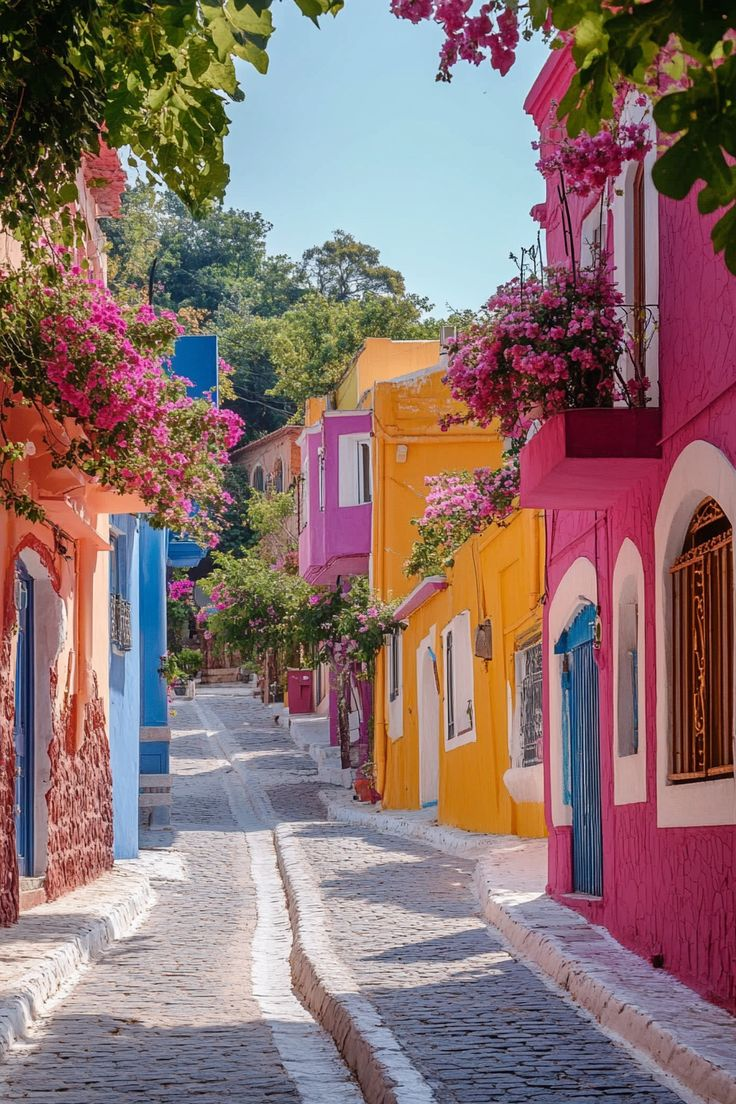
#> input picture Experiment 8 - Solutions by students/Colorful_Island.jpeg, 736 x 1104 px, given in place of the camera
$ jupyter execute solution8.ipynb   (text cells are left out)
#> lines starting #> are read from the running program, lines starting #| are printed output that depends on the picture; after the words box and inside, x2 and y2 are one past the last pixel; in counts of white or black regions, pixels touching at a corner belong together
[cell 1]
# Step 1 — Import Libraries and Initialize Video Source

import cv2
import numpy as np
import matplotlib.pyplot as plt

# Load video: use 0 for webcam or provide a path string (e.g., 'traffic.mp4')
video_source = 0
cap = cv2.VideoCapture(video_source)

ret, first_frame = cap.read()
#> first_frame is the input picture: shape (1104, 736, 3); mean B, G, R 111.4, 112.9, 137.7
if not ret:
    raise RuntimeError("Failed to load video stream. Check device index or file path.")

prev_gray = cv2.cvtColor(first_frame, cv2.COLOR_BGR2GRAY)
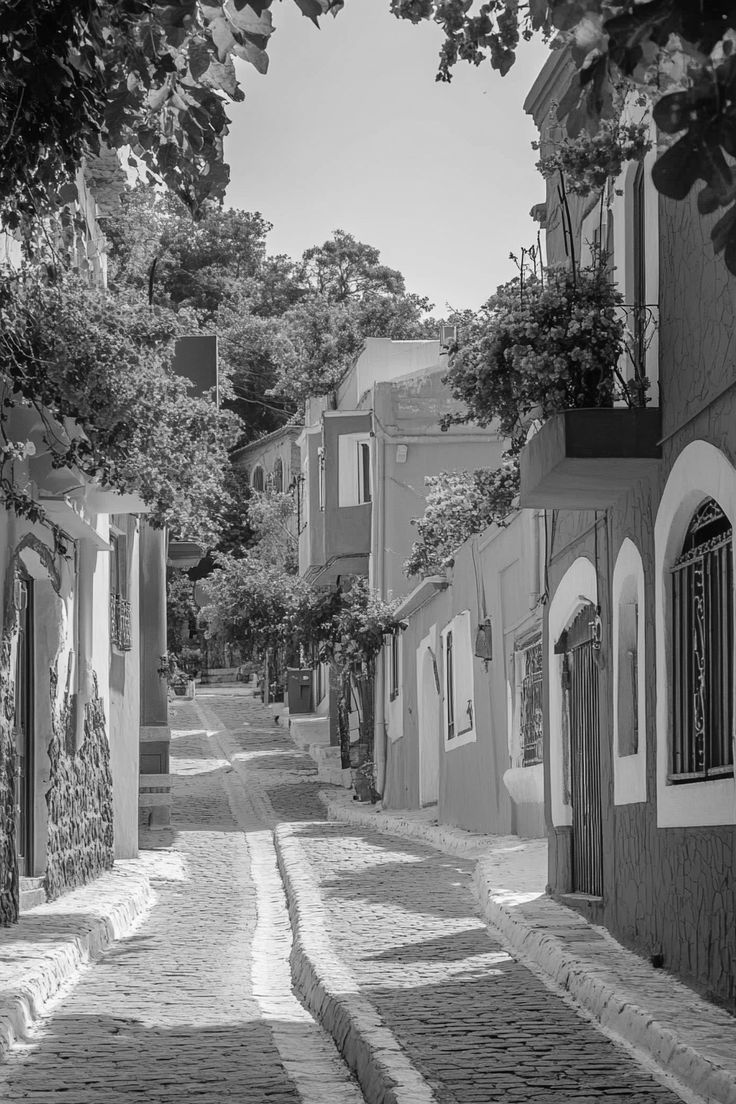
#> prev_gray: shape (1104, 736); min 0, max 255, mean 120.2
fps = cap.get(cv2.CAP_PROP_FPS) or 30.0

print(f"Step 1 Complete: Video source loaded ({prev_gray.shape[1]}x{prev_gray.shape[0]} @ {fps} FPS).")
#| Step 1 Complete: Video source loaded (736x1104 @ 30.0 FPS).

[cell 2]
# Step 2 — Feature Point Detection via Shi-Tomasi

# Configure Shi-Tomasi Corner Detector
feature_params = dict(
    maxCorners=60,
    qualityLevel=0.3,
    minDistance=15,
    blockSize=7
)

# Detect prominent feature points to track
p0 = cv2.goodFeaturesToTrack(prev_gray, mask=None, **feature_params)
#> p0 = 60 rows, first 8: [526, 251], [511, 256], [447, 80], [44, 156], [502, 7], [517, 278], [465, 14], [3, 231]

# Visualize detected corners on the first frame
preview = first_frame.copy()
if p0 is not None:
    for pt in p0:
        x, y = pt.ravel().astype(int)
        cv2.circle(preview, (x, y), 5, (0, 0, 255), -1)
#> this loop made 60 passes
#> (x, y) on passes 1 to 12: (526, 251), (511, 256), (447, 80), (44, 156), (502, 7), (517, 278), (465, 14), (3, 231), (498, 36), (541, 230), (478, 49), (21, 183)
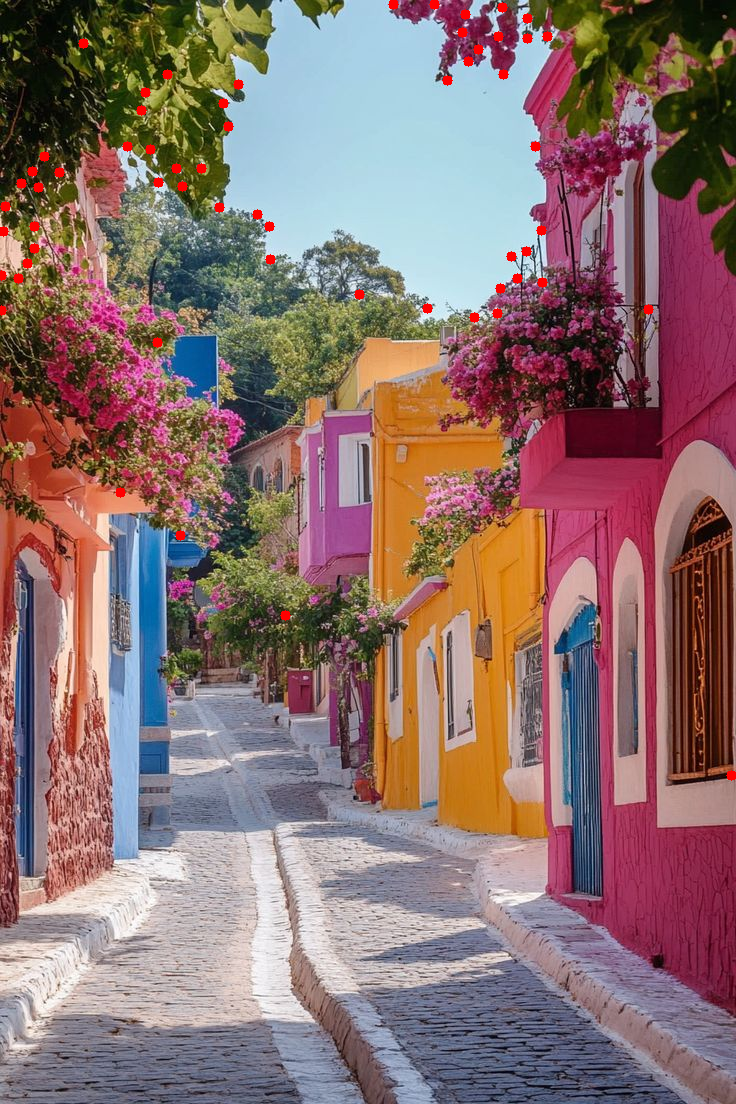
#> preview: shape (1104, 736, 3); 0.59% of pixels changed, all inside (x1, y1, x2, y2) = (0, 0, 736, 781)

plt.figure(figsize=(7, 5))
plt.imshow(cv2.cvtColor(preview, cv2.COLOR_BGR2RGB))
plt.title("Step 2: Shi-Tomasi Detected Keypoints")
plt.axis("off")
plt.show()

[cell 3]
# Step 3, 4 & 5 — Lucas-Kanade Tracking, Trajectories, and Motion Metrics

# Parameters for Lucas-Kanade Optical Flow with multi-scale pyramids
lk_params = dict(
    winSize=(21, 21),
    maxLevel=3,
    criteria=(cv2.TERM_CRITERIA_EPS | cv2.TERM_CRITERIA_COUNT, 30, 0.01)
)
#> lk_params = {'winSize': (21, 21), 'maxLevel': 3, 'criteria': (3, 30, 0.01)}

trajectory_mask = np.zeros_like(first_frame)
frame_count = 0
max_frames = 30
displacements = []
angles_deg = []

while frame_count < max_frames:
    ret, frame = cap.read()
    if not ret:
        break

    frame_gray = cv2.cvtColor(frame, cv2.COLOR_BGR2GRAY)

    if p0 is not None and len(p0) > 0:
        # Step 3: Compute displacement vectors
        p1, st, err = cv2.calcOpticalFlowPyrLK(prev_gray, frame_gray, p0, None, **lk_params)
#> p1 has the same summary as p0; st = 60 values from 1 to 1; err = 60 values from 0 to 0

        if p1 is not None and st is not None:
            good_new = p1[st == 1]
#> good_new = 60 pairs, first value 1 to 731, second value 4 to 775
            good_old = p0[st == 1]
#> good_old has the same summary as good_new

            # Step 4 & 5: Calculate magnitude, direction, and draw motion paths
            for new, old in zip(good_new, good_old):
                x_new, y_new = new.ravel().astype(int)
                x_old, y_old = old.ravel().astype(int)

                dx = x_new - x_old
                dy = y_new - y_old
                mag = np.sqrt(dx**2 + dy**2)
                angle = (np.arctan2(dy, dx) * 180 / np.pi) % 360

                displacements.append(mag)
                angles_deg.append(angle)

                trajectory_mask = cv2.line(trajectory_mask, (x_old, y_old), (x_new, y_new), (0, 255, 0), 2)
                frame = cv2.circle(frame, (x_new, y_new), 4, (0, 0, 255), -1)
#> this loop made 60 passes
#> (x_new, y_new, x_old, y_old) on passes 1 to 12: (526, 251, 526, 251), (511, 256, 511, 256), (447, 80, 447, 80), (44, 156, 44, 156), (502, 7, 502, 7), (517, 278, 517, 278), (465, 14, 465, 14), (3, 231, 3, 231), (498, 36, 498, 36), (541, 230, 541, 230), (478, 49, 478, 49), (21, 183, 21, 183)
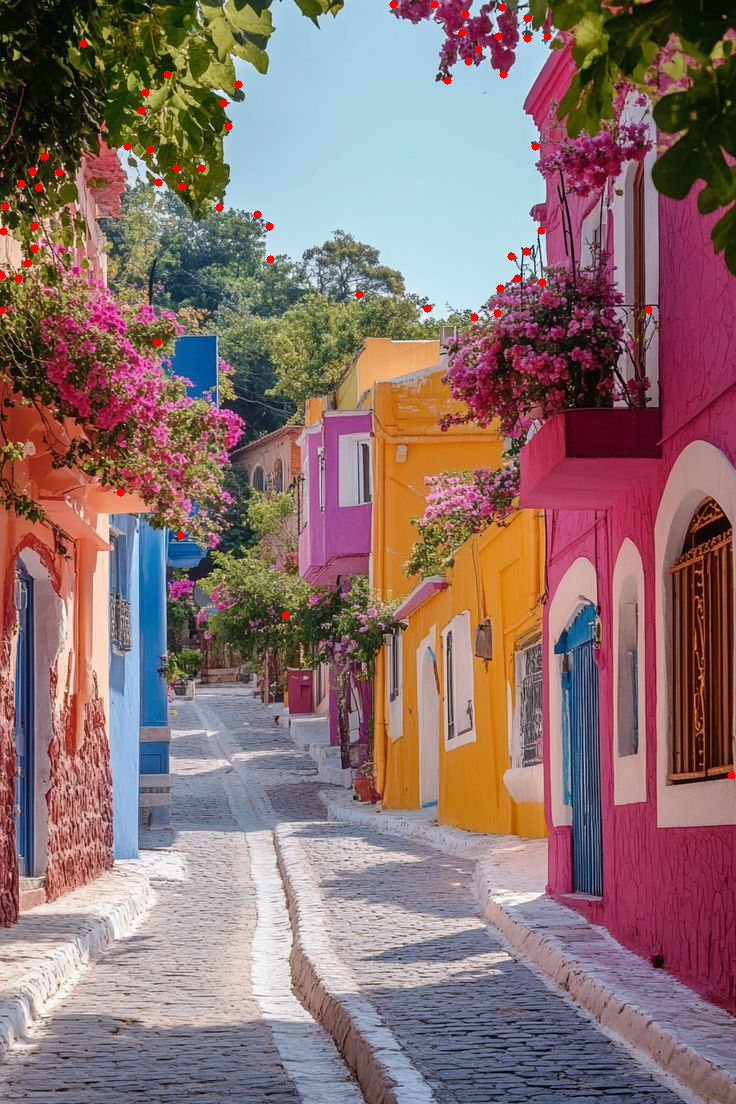
#> frame: shape (1104, 736, 3); mean B, G, R 110.9, 112.5, 138.2
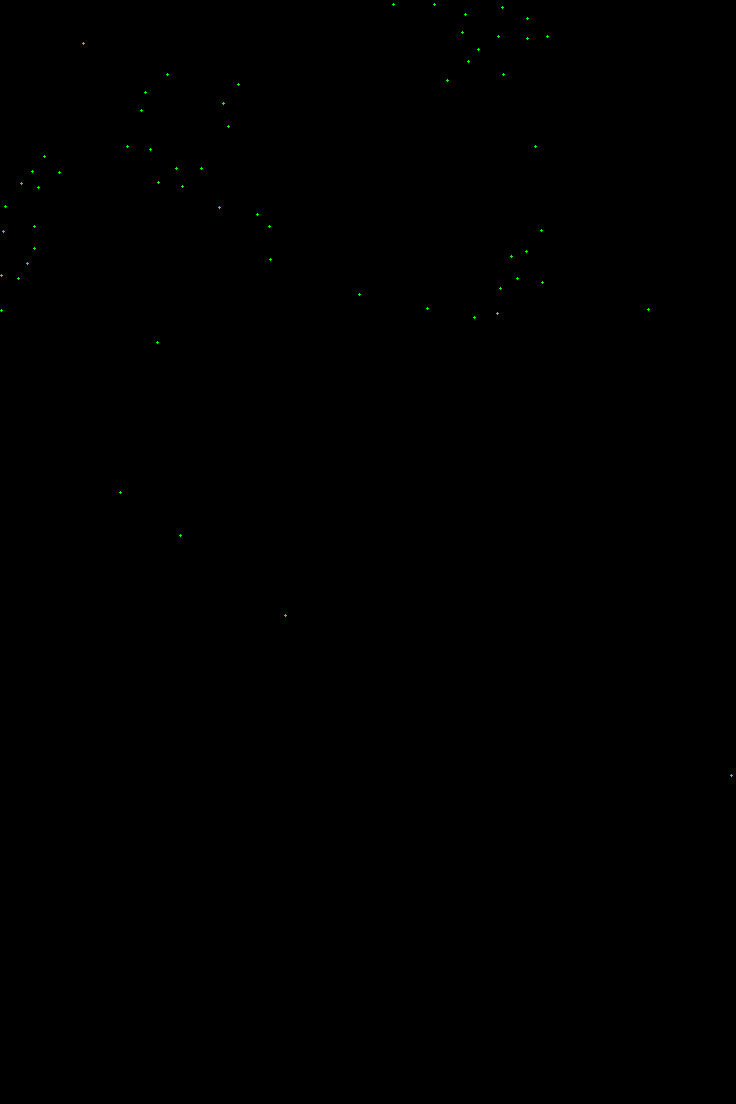
#> trajectory_mask: shape (1104, 736, 3); mean of channels 0, 1, 2 0, 0.1, 0; drawn as B, G, R
#> after the loop, angles_deg = 60 values from 0 to 0; displacements = 60 values from 0 to 0

            p0 = good_new.reshape(-1, 1, 2)
    else:
        p0 = cv2.goodFeaturesToTrack(frame_gray, mask=None, **feature_params)

    prev_gray = frame_gray.copy()
    frame_count += 1

tracking_display = cv2.add(frame, trajectory_mask)

plt.figure(figsize=(8, 6))
plt.imshow(cv2.cvtColor(tracking_display, cv2.COLOR_BGR2RGB))
plt.title("Step 4 & 5: Sparse Optical Flow Tracking with Trajectory Lines")
plt.axis("off")
plt.show()
